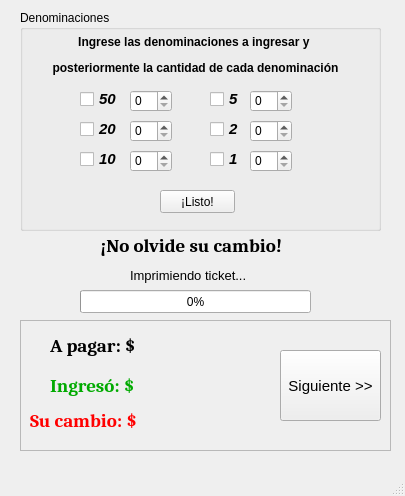
<?xml version="1.0" encoding="UTF-8"?>
<ui version="4.0">
 <class>IngresarDineroWindow</class>
 <widget class="QMainWindow" name="IngresarDineroWindow">
  <property name="geometry">
   <rect>
    <x>0</x>
    <y>0</y>
    <width>405</width>
    <height>496</height>
   </rect>
  </property>
  <property name="windowTitle">
   <string>Pago</string>
  </property>
  <widget class="QWidget" name="centralwidget">
   <widget class="QGroupBox" name="groupBox">
    <property name="geometry">
     <rect>
      <x>20</x>
      <y>10</y>
      <width>361</width>
      <height>221</height>
     </rect>
    </property>
    <property name="title">
     <string>Denominaciones</string>
    </property>
    <widget class="QCheckBox" name="chkbox1">
     <property name="geometry">
      <rect>
       <x>190</x>
       <y>140</y>
       <width>31</width>
       <height>18</height>
      </rect>
     </property>
     <property name="font">
      <font>
       <family>Arial</family>
       <pointsize>11</pointsize>
       <weight>75</weight>
       <italic>true</italic>
       <bold>true</bold>
      </font>
     </property>
     <property name="text">
      <string>1</string>
     </property>
    </widget>
    <widget class="QSpinBox" name="spbox10">
     <property name="geometry">
      <rect>
       <x>110</x>
       <y>140</y>
       <width>42</width>
       <height>22</height>
      </rect>
     </property>
    </widget>
    <widget class="QCheckBox" name="chkbox20">
     <property name="geometry">
      <rect>
       <x>60</x>
       <y>110</y>
       <width>41</width>
       <height>18</height>
      </rect>
     </property>
     <property name="font">
      <font>
       <family>Arial</family>
       <pointsize>11</pointsize>
       <weight>75</weight>
       <italic>true</italic>
       <bold>true</bold>
      </font>
     </property>
     <property name="text">
      <string>20</string>
     </property>
    </widget>
    <widget class="QCheckBox" name="chkbox2">
     <property name="geometry">
      <rect>
       <x>190</x>
       <y>110</y>
       <width>31</width>
       <height>18</height>
      </rect>
     </property>
     <property name="font">
      <font>
       <family>Arial</family>
       <pointsize>11</pointsize>
       <weight>75</weight>
       <italic>true</italic>
       <bold>true</bold>
      </font>
     </property>
     <property name="text">
      <string>2</string>
     </property>
    </widget>
    <widget class="QSpinBox" name="spbox20">
     <property name="geometry">
      <rect>
       <x>110</x>
       <y>110</y>
       <width>42</width>
       <height>22</height>
      </rect>
     </property>
    </widget>
    <widget class="QSpinBox" name="spbox50">
     <property name="geometry">
      <rect>
       <x>110</x>
       <y>80</y>
       <width>42</width>
       <height>22</height>
      </rect>
     </property>
    </widget>
    <widget class="QSpinBox" name="spbox1">
     <property name="geometry">
      <rect>
       <x>230</x>
       <y>140</y>
       <width>42</width>
       <height>22</height>
      </rect>
     </property>
    </widget>
    <widget class="QSpinBox" name="spbox5">
     <property name="geometry">
      <rect>
       <x>230</x>
       <y>80</y>
       <width>42</width>
       <height>22</height>
      </rect>
     </property>
    </widget>
    <widget class="QSpinBox" name="spbox2">
     <property name="geometry">
      <rect>
       <x>230</x>
       <y>110</y>
       <width>42</width>
       <height>22</height>
      </rect>
     </property>
    </widget>
    <widget class="QCheckBox" name="chkbox50">
     <property name="geometry">
      <rect>
       <x>60</x>
       <y>80</y>
       <width>41</width>
       <height>18</height>
      </rect>
     </property>
     <property name="font">
      <font>
       <family>Arial</family>
       <pointsize>11</pointsize>
       <weight>75</weight>
       <italic>true</italic>
       <bold>true</bold>
      </font>
     </property>
     <property name="text">
      <string>50</string>
     </property>
    </widget>
    <widget class="QCheckBox" name="chkbox5">
     <property name="geometry">
      <rect>
       <x>190</x>
       <y>80</y>
       <width>31</width>
       <height>18</height>
      </rect>
     </property>
     <property name="font">
      <font>
       <family>Arial</family>
       <pointsize>11</pointsize>
       <weight>75</weight>
       <italic>true</italic>
       <bold>true</bold>
      </font>
     </property>
     <property name="text">
      <string>5</string>
     </property>
    </widget>
    <widget class="QCheckBox" name="chkbox10">
     <property name="geometry">
      <rect>
       <x>60</x>
       <y>140</y>
       <width>41</width>
       <height>18</height>
      </rect>
     </property>
     <property name="font">
      <font>
       <family>Arial</family>
       <pointsize>11</pointsize>
       <weight>75</weight>
       <italic>true</italic>
       <bold>true</bold>
      </font>
     </property>
     <property name="text">
      <string>10</string>
     </property>
    </widget>
    <widget class="QLabel" name="label">
     <property name="geometry">
      <rect>
       <x>20</x>
       <y>20</y>
       <width>311</width>
       <height>51</height>
      </rect>
     </property>
     <property name="text">
      <string>&lt;html&gt;&lt;head/&gt;&lt;body&gt;&lt;p align=&quot;center&quot;&gt;&lt;span style=&quot; font-size:9pt; font-weight:600;&quot;&gt;Ingrese las denominaciones a ingresar y &lt;/span&gt;&lt;/p&gt;&lt;p align=&quot;center&quot;&gt;&lt;span style=&quot; font-size:9pt; font-weight:600;&quot;&gt;posteriormente la cantidad de cada denominación&lt;/span&gt;&lt;/p&gt;&lt;/body&gt;&lt;/html&gt;</string>
     </property>
    </widget>
    <widget class="QPushButton" name="btnCalcular">
     <property name="geometry">
      <rect>
       <x>140</x>
       <y>180</y>
       <width>75</width>
       <height>23</height>
      </rect>
     </property>
     <property name="font">
      <font>
       <family>Arial</family>
       <pointsize>9</pointsize>
      </font>
     </property>
     <property name="text">
      <string>¡Listo!</string>
     </property>
    </widget>
   </widget>
   <widget class="QFrame" name="frame">
    <property name="geometry">
     <rect>
      <x>20</x>
      <y>320</y>
      <width>371</width>
      <height>131</height>
     </rect>
    </property>
    <property name="frameShape">
     <enum>QFrame::StyledPanel</enum>
    </property>
    <property name="frameShadow">
     <enum>QFrame::Raised</enum>
    </property>
    <widget class="QLabel" name="lblIngreso">
     <property name="geometry">
      <rect>
       <x>30</x>
       <y>50</y>
       <width>221</width>
       <height>31</height>
      </rect>
     </property>
     <property name="font">
      <font>
       <family>Cambria</family>
       <pointsize>14</pointsize>
       <weight>75</weight>
       <bold>true</bold>
      </font>
     </property>
     <property name="text">
      <string>&lt;html&gt;&lt;head/&gt;&lt;body&gt;&lt;p&gt;&lt;span style=&quot; color:#00aa00;&quot;&gt;Ingresó: $&lt;/span&gt;&lt;/p&gt;&lt;/body&gt;&lt;/html&gt;</string>
     </property>
    </widget>
    <widget class="QLabel" name="lblCantidadPago">
     <property name="geometry">
      <rect>
       <x>30</x>
       <y>10</y>
       <width>221</width>
       <height>31</height>
      </rect>
     </property>
     <property name="font">
      <font>
       <family>Cambria</family>
       <pointsize>14</pointsize>
       <weight>75</weight>
       <bold>true</bold>
      </font>
     </property>
     <property name="text">
      <string>A pagar: $</string>
     </property>
    </widget>
    <widget class="QLabel" name="lblCambio">
     <property name="geometry">
      <rect>
       <x>10</x>
       <y>80</y>
       <width>241</width>
       <height>41</height>
      </rect>
     </property>
     <property name="font">
      <font>
       <family>Cambria</family>
       <pointsize>14</pointsize>
       <weight>75</weight>
       <bold>true</bold>
      </font>
     </property>
     <property name="text">
      <string>&lt;html&gt;&lt;head/&gt;&lt;body&gt;&lt;p&gt;&lt;span style=&quot; color:#ff0000;&quot;&gt;Su cambio: $&lt;/span&gt;&lt;/p&gt;&lt;/body&gt;&lt;/html&gt;</string>
     </property>
    </widget>
    <widget class="QPushButton" name="btnNext">
     <property name="geometry">
      <rect>
       <x>260</x>
       <y>30</y>
       <width>101</width>
       <height>71</height>
      </rect>
     </property>
     <property name="font">
      <font>
       <family>Arial</family>
       <pointsize>11</pointsize>
       <italic>false</italic>
      </font>
     </property>
     <property name="text">
      <string>Siguiente &gt;&gt;</string>
     </property>
    </widget>
   </widget>
   <widget class="QLabel" name="lblImprimiendoTicket">
    <property name="geometry">
     <rect>
      <x>130</x>
      <y>260</y>
      <width>121</width>
      <height>31</height>
     </rect>
    </property>
    <property name="font">
     <font>
      <family>Arial</family>
      <pointsize>10</pointsize>
      <weight>50</weight>
      <bold>false</bold>
     </font>
    </property>
    <property name="text">
     <string>Imprimiendo ticket...</string>
    </property>
   </widget>
   <widget class="QLabel" name="lblNoOlvidarCambio">
    <property name="geometry">
     <rect>
      <x>100</x>
      <y>230</y>
      <width>191</width>
      <height>31</height>
     </rect>
    </property>
    <property name="font">
     <font>
      <family>Cambria</family>
      <pointsize>14</pointsize>
      <weight>75</weight>
      <bold>true</bold>
     </font>
    </property>
    <property name="text">
     <string>¡No olvide su cambio! </string>
    </property>
   </widget>
   <widget class="QProgressBar" name="pbImpresion">
    <property name="geometry">
     <rect>
      <x>80</x>
      <y>290</y>
      <width>231</width>
      <height>23</height>
     </rect>
    </property>
    <property name="value">
     <number>0</number>
    </property>
   </widget>
  </widget>
  <widget class="QMenuBar" name="menubar">
   <property name="geometry">
    <rect>
     <x>0</x>
     <y>0</y>
     <width>405</width>
     <height>22</height>
    </rect>
   </property>
  </widget>
  <widget class="QStatusBar" name="statusbar"/>
 </widget>
 <resources/>
 <connections/>
</ui>
